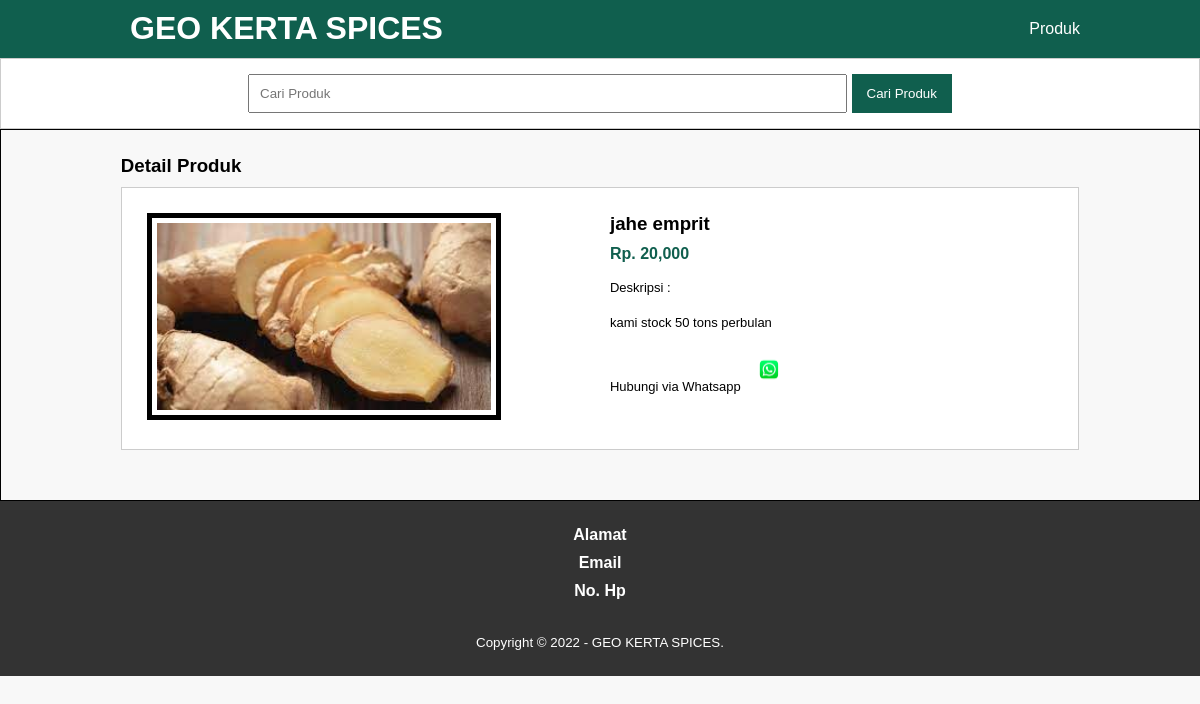
The page /detail-produk.php?id=12 on the database its author committed.
### tables this page shows
CREATE TABLE `tb_product` (
  `product_id` int(11) NOT NULL,
  `category_id` int(11) NOT NULL,
  `product_name` varchar(100) NOT NULL,
  `product_price` int(11) NOT NULL,
  `product_description` text NOT NULL,
  `product_image` varchar(100) NOT NULL,
  `product_status` tinyint(1) NOT NULL,
  `date_created` timestamp NOT NULL DEFAULT current_timestamp()
);

### detail-produk.php (the view, shortened to what this page needs)
<?php
include 'db.php';
$kontak = mysqli_query($conn, "SELECT admin_telp, admin_email, admin_address FROM tb_admin WHERE admin_id = 1");
$a = mysqli_fetch_object($kontak);
$produk = mysqli_query($conn, "SELECT * FROM tb_product WHERE product_id = '" . $_GET['id'] . "'");
$p = mysqli_fetch_object($produk);
?>
<!DOCTYPE html>
<html>
<head>
  <link rel="stylesheet" type="text/css" href="css/style.css">
</head>
<body>
  <header>
    <div class="container">
      <h1><a href="index.php">GEO KERTA SPICES</a></h1>
      <ul>
        <li><a href="produk.php">Produk</a></li>
      </ul>
    </div>
  </header>
  <div class="search">
    <div class="container">
      <form action="produk.php">
        <input type="text" name="search" placeholder="Cari Produk" value="<?php echo $_GET['search'] ?>">
        <input type="submit" name="cari" value="Cari Produk">
      </form>
    </div>
  </div>
  <div class="section">
    <div class="container">
      <h3>Detail Produk</h3>
      <div class="box">
        <div class="col-2">
          <img src="produk/<?php echo $p->product_image ?>" width="80%" border="5px solid #333">
        </div>
        <div class="col-2">
          <h3><?php echo $p->product_name ?></h3>
          <h4>Rp. <?php echo number_format($p->product_price) ?></h4>
          <p>Deskripsi :<br>
            <?php echo $p->product_description ?>
          </p>
          <p><a href="https://api.whatsapp.com/send?phone=<?php echo $a->admin_telp ?>&text=Hai, Saya tertarik dengan produk anda." target="_blank">
              Hubungi via Whatsapp
              <img src="img/whatsapp.png" width="50px" </a>
          </p>
        </div>
      </div>
    </div>
  </div>
  <div class="footer">
    <div class="container">
      <h4>Alamat</h4>
      <h4>Email</h4>
      <h4>No. Hp</h4>
      <small>Copyright &copy; 2022 - GEO KERTA SPICES.</small>
    </div>
  </div>
</body>
</html>

### css/style.css (style rules this page uses)
* { padding: 0; margin: 0; font-family: 'Quicksand', sans-serif; }
body { background-color: #f8f8f8; }
a { color: inherit; text-decoration: none; }
header { background-color: #105f4e; color: #fff; }
header h1 { float: left; padding: 10px; }
header ul { float: right; }
header ul li { display: inline-block; }
header ul li a { padding: 20px 0 20px 15px; display: inline-block; }
.container { width: 80%; margin: 0 auto; }
.container:after { content: ''; display: block; clear: both; }
.section { padding: 25px 0; border: 1px solid; }
.box { background-color: #fff; border: 1px solid #ccc; padding: 15px; box-sizing: border-box; margin: 10px 0 25px 0; }
.box:after { content: ''; display: block; clear: both; }
.search { padding: 15px 0; background-color: #fff; border: 1px solid #ccc; text-align: center; }
.search input[type=text] { width: 60%; padding: 10px; }
.search input[type=submit] { padding: 12px 15px; background-color: #105f4e; color: #fff; border: none; cursor: pointer; }
.footer { padding: 25px 0; background-color: #333; color: #fff; text-align: center; }
.footer small { margin-top: 25px; display: inline-block; }
.col-2 { width: 50%; min-height: 200px; padding: 10px; box-sizing: border-box; float: left; }
.col-2 img { padding: 5px; box-sizing: border-box; }
.col-2 h3 { margin-bottom: 10px; }
.col-2 h4 { color: #105f4e; }
.col-2 p { margin: 15px 0; text-align: justify; line-height: 20px; font-size: 13px; }

### rows shown on the page
tb_product: product_image (picture), product_name "jahe emprit", product_price "20,000", product_description "kami stock 50 tons perbulan"
